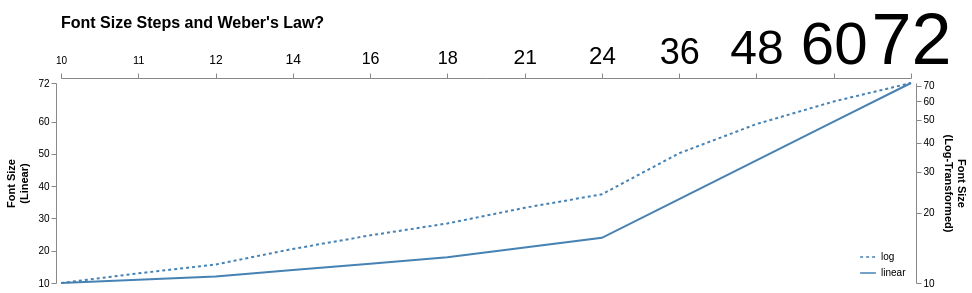

The Vega-Lite source for this figure:
### Vega specification from a JSON file in a GitHub repository (floating-point values rounded to 4 significant figures)
{"$schema": "https://vega.github.io/schema/vega/v5.json", "width": 850, "height": 200, "padding": 5, "config": {"signals": [{"name": "baseFontSize", "value": 14}], "title": {"fontSize": {"signal": "baseFontSize + 2"}}}, "title": {"text": "Font Size Steps and Weber's Law?", "anchor": "start", "frame": "group", "orient": "top", "dy": 30}, "data": [{"name": "sizes", "values": [{"size": 10}, {"size": 11}, {"size": 12}, {"size": 14}, {"size": 16}, {"size": 18}, {"size": 21}, {"size": 24}, {"size": 36}, {"size": 48}, {"size": 60}, {"size": 72}]}], "scales": [{"name": "x", "type": "point", "domain": {"data": "sizes", "field": "size"}, "range": "width"}, {"name": "y", "domain": [10, 72], "range": "height", "zero": false}, {"name": "logy", "type": "log", "domain": [10, 72], "range": "height"}, {"name": "dash", "type": "ordinal", "domain": ["log", "linear"], "range": [[3, 3], []]}], "axes": [{"orient": "left", "scale": "y", "offset": 5, "values": [10, 20, 30, 40, 50, 60, 72], "title": ["Font Size", "(Linear)"], "titlePadding": 8}, {"orient": "right", "scale": "logy", "offset": 5, "title": ["Font Size", "(Log-Transformed)"], "titlePadding": 8}, {"orient": "top", "scale": "x", "offset": 5, "labelFontSize": {"field": "value"}, "labelBaseline": "alphabetic", "labelPadding": 10}], "legends": [{"orient": "bottom-right", "offset": 5, "strokeDash": "dash", "symbolStrokeColor": "steelblue", "symbolType": "stroke", "symbolSize": 250}], "marks": [{"type": "line", "from": {"data": "sizes"}, "encode": {"update": {"x": {"scale": "x", "field": "size"}, "y": {"scale": "y", "field": "size"}, "stroke": {"value": "steelblue"}, "strokeDash": {"scale": "dash", "value": "linear"}, "strokeWidth": {"value": 2}}}}, {"type": "line", "from": {"data": "sizes"}, "encode": {"update": {"x": {"scale": "x", "field": "size"}, "y": {"scale": "logy", "field": "size"}, "stroke": {"value": "steelblue"}, "strokeDash": {"scale": "dash", "value": "log"}, "strokeWidth": {"value": 2}}}}]}
